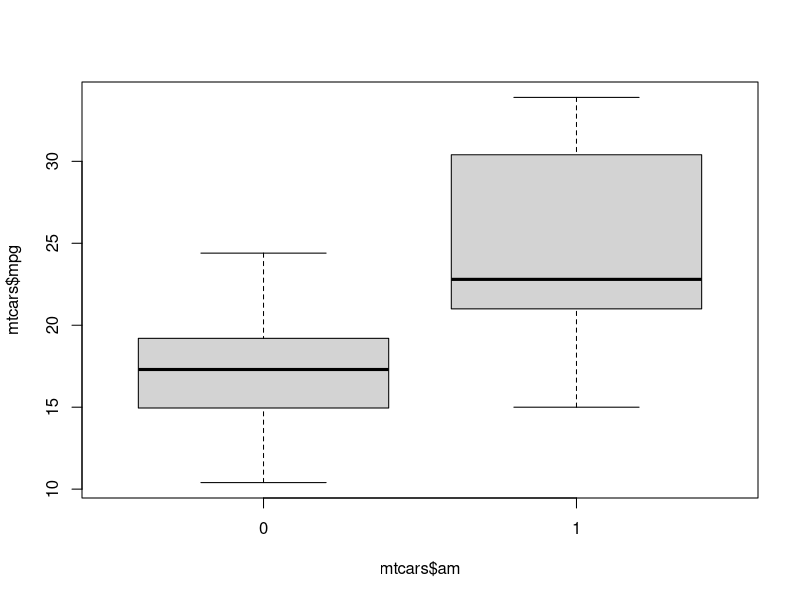
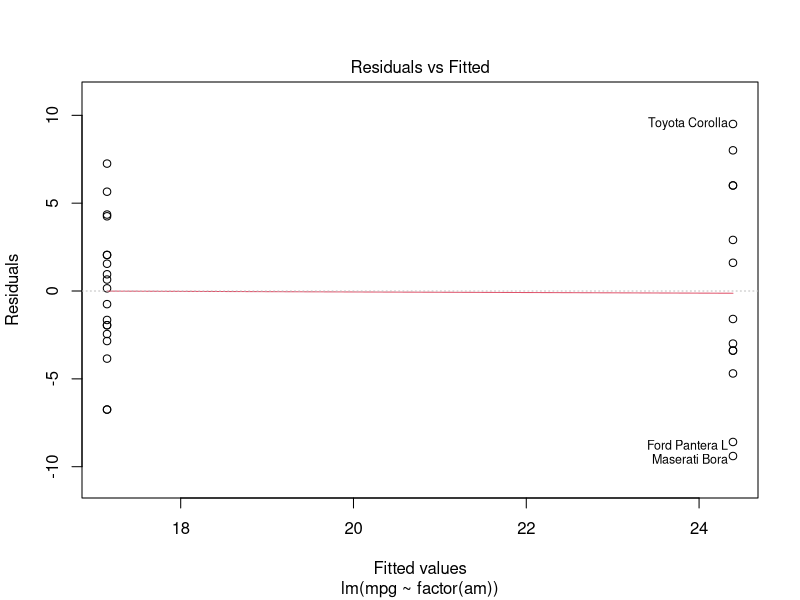
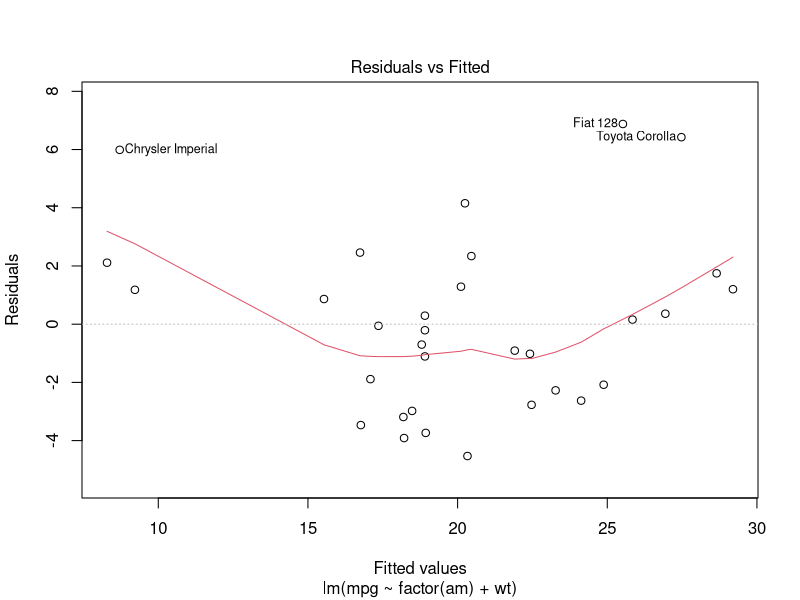
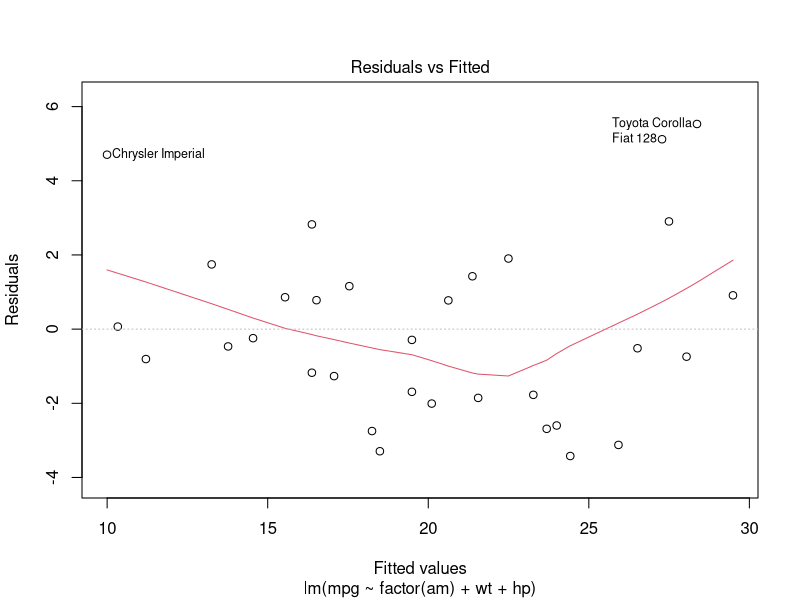
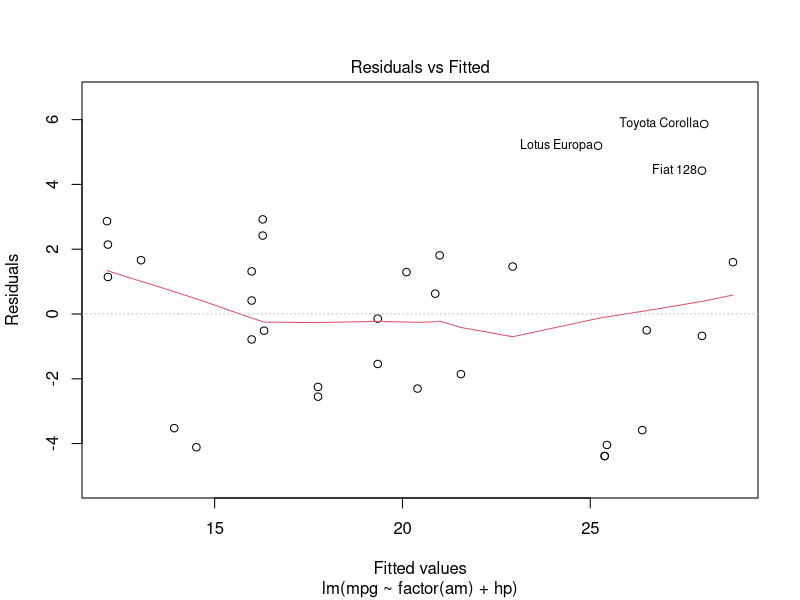

Write R code to recreate these figures, in order.
data(mtcars)

head(mtcars)

boxplot(mtcars$mpg~mtcars$am)

fit1<-lm(mpg~factor(am),data=mtcars)
summary(fit1) 
fit2<-lm(mpg~factor(am)+wt,data=mtcars)
summary(fit2)
fit3<-lm(mpg~factor(am)+wt+hp,data=mtcars) #when we include both hp and wt, we find that the coeff transmission type is no longer statistically significant (large std error). This implies that wt and hp are highly correlated (understandable).
summary(fit3)
fit4<-lm(mpg~factor(am)+hp,data=mtcars)
summary(fit4)


plot(fit1,which=1)
plot(fit2,which=1)
plot(fit3,which=1)
plot(fit4, which=1)

#residual plot for fit4 looks the best

summary(fit4) #slope coef is difference in mean of mpg of automatics and manuals. ie, manuals have a 5.277 mpg increase, on average.
